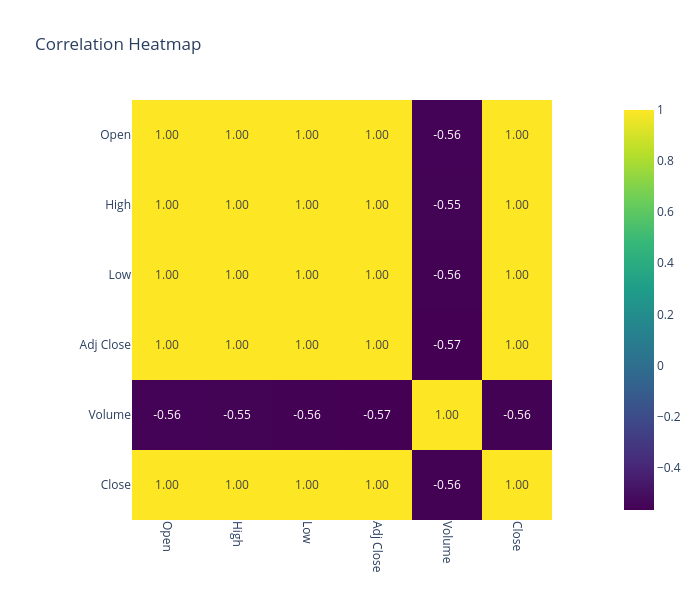

Notebook code cell kept with this figure:
### Code cell
fig = px.imshow(df.corr(),text_auto='.2f',color_continuous_scale='Viridis',title='Correlation Heatmap')
fig.update_layout(width=700,height=600)
fig.update_xaxes(tickangle=90)
fig.show()

### Figure 1 — Plotly figure (JSON) as saved in the notebook; plotly's stock layout.template omitted (floating-point values rounded to 4 significant figures)
{"data": [{"coloraxis": "coloraxis", "hovertemplate": "x: %{x}<br>y: %{y}<br>color: %{z}<extra></extra>", "name": "0", "texttemplate": "%{z:.2f}", "type": "heatmap", "x": ["Open", "High", "Low", "Adj Close", "Volume", "Close"], "xaxis": "x", "y": ["Open", "High", "Low", "Adj Close", "Volume", "Close"], "yaxis": "y", "z": [[1.0, 0.9998, 0.9997, 0.9989, -0.558, 0.9995], [0.9998, 1.0, 0.9997, 0.9992, -0.5549, 0.9997], [0.9997, 0.9997, 1.0, 0.9992, -0.5634, 0.9998], [0.9989, 0.9992, 0.9992, 1.0, -0.5663, 0.9994], [-0.558, -0.5549, -0.5634, -0.5663, 1.0, -0.5597], [0.9995, 0.9997, 0.9998, 0.9994, -0.5597, 1.0]]}], "layout": {"coloraxis": {"colorscale": [[0, "#440154"], [0.1111, "#482878"], [0.2222, "#3e4989"], [0.3333, "#31688e"], [0.4444, "#26828e"], [0.5556, "#1f9e89"], [0.6667, "#35b779"], [0.7778, "#6ece58"], [0.8889, "#b5de2b"], [1, "#fde725"]]}, "height": 600, "title": {"text": "Correlation Heatmap"}, "width": 700, "xaxis": {"anchor": "y", "constrain": "domain", "domain": [0, 1], "scaleanchor": "y", "tickangle": 90}, "yaxis": {"anchor": "x", "autorange": "reversed", "constrain": "domain", "domain": [0, 1]}}}
